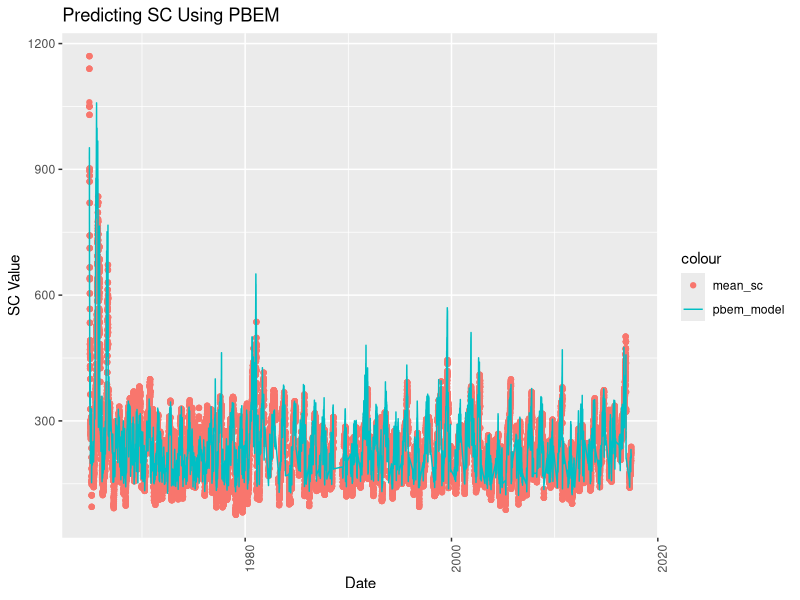
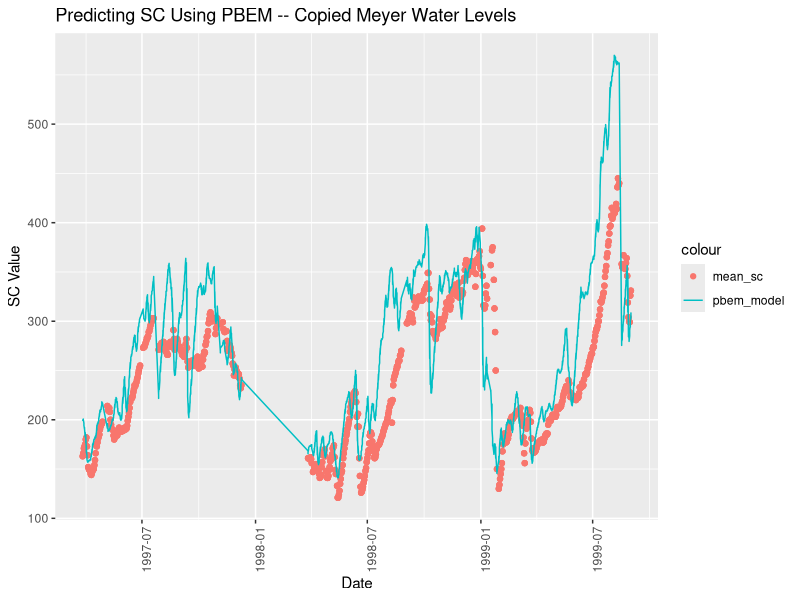

R code for these plots, in order: (Note: this script raises an error after producing the figures.)
## ---- chunk 1
library(data.table)
library(tidyr)
library(dplyr)
dat = fread('../data/processed/training_data.csv')

# use this to pull in actual meyer inputs
meyer_inputs <- fread('../data/raw/meyer_raw_data.csv')
meyer_inputs$Date = as.Date(meyer_inputs$Date)
meyer_water_level = meyer_inputs[, c('Date', 'water_level')]

# use this for SC values
bfb = dat[location == 'del_bfb']
bfb <- bfb %>% drop_na(mean_sc)

# convert inflow data back to cubic feet per second and convert sea level (meters) to feet...
#will revisit this to confirm raw tide data was provided in meters
input_data <- dat %>% group_by(date) %>% 
  summarise(inflow = sum(inflow, na.rm = TRUE)/0.0283168, #convert inflow from cmps to cfps
                      reedy_sl = ((reedy_sl- 49.229)/12)) # convert reedy_sl from inches to feet

input_data$date = as.Date(input_data$date)
input_data = merge(input_data, meyer_water_level, by.x = 'date', by.y = 'Date')
## ---- chunk 2

#n_s = 10
#n_l = 30
#Q1 = 2800  # they provide Q1 / Q2 in cfps; our raw inflows are in cubic meters per second
#Q2 = 4800

#as = 355000
#Ps = -0.8998
#Cs = 132.08
#ds = .19
#Ls = 3
#tao_s = 35312.54

#al = 2600000
#Pl = -1.06
#Cl = 118.2
#dl = .0426
#Ll = 5.5
#tao_l = -2544.23


n_s = 10
n_l = 30
thresh_10 = 3700  # they provide Q1 / Q2 in cfps; our raw inflows are in cubic meters per second
thresh_30 = 3000

as = 52352.7976
Ps = -0.654734
Cs = 105.45053
ds = .80988481
Ls = 3
tao_s = 35312.54

al = 37912467
Pl = -1.394098647
Cl = -.434095416
dl = 1.912292411
Ll = 5.5
tao_l = -2544.23

## ---- chunk 3
library(zoo)

# is it right to calculate the q_st and q_lt values as rolling averages
input_data <- input_data %>% mutate(q_st = rollmean(x = inflow, n_s, align = 'right', fill = NA), # n_s = 10 days
                      q_lt = rollmean(x = inflow, n_l, align = 'right', fill = NA), # n_l = 30 days
                      power_10d = as*lag(q_st)^(Ps) + Cs,
                      power_30d = al*lag(q_lt)^(Pl) + Cl)
## ---- chunk 4
input_data <- input_data %>% drop_na(q_lt) %>%
          filter(date >= '1964-11-15' & date <= '2017-06-04') %>%
  fill(reedy_sl)


## ---- chunk 5
st_k_values = c(558)
lt_k_values = c(924)


input_data = as.data.table(input_data)
# loop through all rows of data after the first initial row
for (t in (2:nrow(input_data))){
  
  # store the previous time step slice of data
  t_minus1 = input_data[t-1]
  t_0 = input_data[t]
  
  # set k_st equal to equation 2 -- note this assumes that equation (2) is supposed to have q_lt rather than q_st
  k_st <- st_k_values[t-1] + min(Ls, ds*(t_0$power_10d - st_k_values[t-1]) + tao_s/t_0$q_st*t_0$water_level) # reedy_sl uses our water levels, switch to water_level to use meyer values
  
  # set k_lt equal to equation 3
  k_lt <- lt_k_values[t-1] + min(Ll, dl*(t_0$power_30d - lt_k_values[t-1]) + tao_l/t_0$q_st*t_0$water_level) # reedy_sl uses our water levels, switch to water_level to use meyer values
  
  st_k_values <- append(st_k_values, k_st)
  lt_k_values <- append(lt_k_values, k_lt)
  
}

## ---- chunk 6
input_data <- input_data %>% mutate(model_10d = st_k_values, 
                    model_30d = lt_k_values)
## ---- chunk 7
# ql_t <= Q1      -> k_st (maybe authors have this swapped?)
# ql_t >= Q2      -> k_lt (maybe authors have this swapped?)
# Ql < qlt <= Q2 -> 
#bf <- bf %>% mutate(K_hat = ifelse(q_lt <= Q1, k_lt, 
 #                           ifelse(q_lt >= Q2, k_st, k_st*(q_lt - Q1)/(Q2 - Q1) + k_lt*(Q2 - q_lt)/(Q2 - Q1))),
  #                  inequality = ifelse(q_lt <= Q1, 'first', 
   #                         ifelse(q_lt >= Q2, 'third', 'second')))



#preds = c()
#for (t in (1:nrow(input_data))){
#  time_step = input_data[t]
#  p = time_step$model_10d*max(0, min(1, (time_step$q_lt - thresh_30)/ 700)) + time_step$model_30d*min(1, max(0, (thresh_10 - time_step$q_lt)/700))
#  preds = append(preds, p)
#}

final_output <- input_data %>% 
                select(date, q_lt, model_10d, model_30d) %>%
                group_by(date) %>%
                mutate(model_output = model_10d*max(0, min(1, (q_lt - thresh_30)/ 700)) + model_30d*min(1, max(0, (thresh_10 - q_lt)/700) )) %>%
  ungroup()

#final_output$model_output = preds

## ---- chunk 8
bfb$date = as.Date(bfb$date)
copycat = merge(final_output, bfb[, c('date', 'mean_sc')])
#risq_attempt = merge(final_output, bfb[, c('date', 'mean_sc')])
## ---- chunk 9
library(ggplot2)
copycat$date = as.Date(copycat$date)


ggplot()+
  geom_point(data = copycat, aes(x = date, y = mean_sc, color = 'mean_sc')) +
  geom_line(data = copycat, aes(x = date, y = model_output, color = 'pbem_model')) +
  xlab('Date') +
  ylab('SC Value')+
  ggtitle('Predicting SC Using PBEM')+
  theme(axis.text.x = element_text(angle = 90))
  #ylim(-800,800)
  #scale_x_continuous(name ="Date", breaks=c('1964-11-01', '1966-11-01'))
## ---- chunk 10

drill_down <- copycat %>% filter(date >= '1997-01-01' & date <= '1999-09-01')

ggplot()+
  geom_point(data = drill_down, aes(x = date, y = mean_sc, color = 'mean_sc')) +
  geom_line(data = drill_down, aes(x = date, y = model_output, color = 'pbem_model')) +
  xlab('Date') +
  ylab('SC Value')+
  ggtitle('Predicting SC Using PBEM -- Copied Meyer Water Levels')+
  theme(axis.text.x = element_text(angle = 90))

## ---- chunk 11
meyer_output = copycat$model_output 
risq_output = risq_attempt$model_output

compare = data.frame(meyer_output, risq_output)
## ---- chunk 12
ggplot()+
  geom_point(data = input_data, aes(x = date, y = water_level, color = 'Meyer Water Levels', )) +
  geom_point(data = input_data, aes(x = date, y = reedy_sl, color = 'Risq Tides', alpha = .001, shape = '.')) +
  xlab('Date') +
  ylab('SC Value')+
  ggtitle('Comparing Water Level Values Across Sources')+
  theme(axis.text.x = element_text(angle = 90))
## ---- chunk 13
long_term_power_curve = c()
short_term_power_curve = c()

for (t in (2:nrow(bf))){
  
  # store the previous time step slice of data
  bf_slice = bf[t-1]
  
  # set k_st equal to equation 2 -- note this assumes that equation (2) is supposed to have q_lt rather than q_st
  short_power <-  as * bf_slice$q_st^(Ps) + Cs - lt_k_values[t-1] 
  
  # set k_lt equal to equation 3
  long_power <- al * bf_slice$q_lt^(Pl) + Cl - lt_k_values[t-1] 
                                  
  short_term_power_curve <- append(short_term_power_curve, short_power)
  long_term_power_curve <- append(long_term_power_curve, long_power)
  
}
## ---- chunk 14
